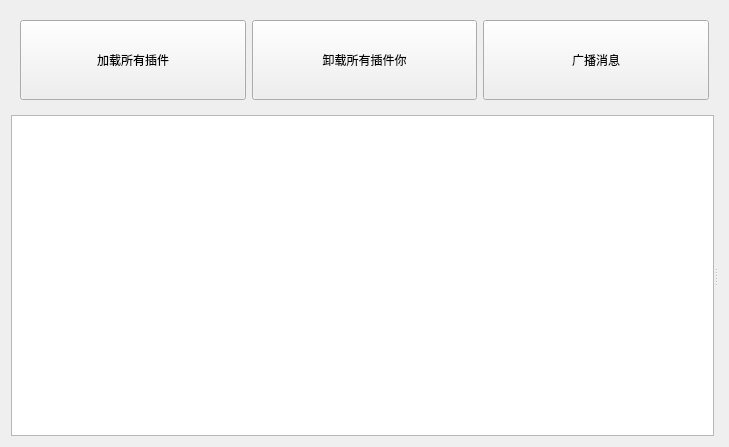
<?xml version="1.0" encoding="UTF-8"?>
<ui version="4.0">
 <class>Widget</class>
 <widget class="QWidget" name="Widget">
  <property name="geometry">
   <rect>
    <x>0</x>
    <y>0</y>
    <width>729</width>
    <height>447</height>
   </rect>
  </property>
  <property name="windowTitle">
   <string>Widget</string>
  </property>
  <layout class="QVBoxLayout" name="verticalLayout">
   <item>
    <widget class="QWidget" name="widget" native="true">
     <layout class="QHBoxLayout" name="horizontalLayout">
      <item>
       <widget class="QPushButton" name="pushButton">
        <property name="minimumSize">
         <size>
          <width>0</width>
          <height>80</height>
         </size>
        </property>
        <property name="maximumSize">
         <size>
          <width>16777215</width>
          <height>80</height>
         </size>
        </property>
        <property name="text">
         <string>加载所有插件</string>
        </property>
       </widget>
      </item>
      <item>
       <widget class="QPushButton" name="pushButton_3">
        <property name="minimumSize">
         <size>
          <width>0</width>
          <height>80</height>
         </size>
        </property>
        <property name="maximumSize">
         <size>
          <width>16777215</width>
          <height>80</height>
         </size>
        </property>
        <property name="text">
         <string>卸载所有插件你</string>
        </property>
       </widget>
      </item>
      <item>
       <widget class="QPushButton" name="pushButton_broadcast">
        <property name="minimumSize">
         <size>
          <width>0</width>
          <height>80</height>
         </size>
        </property>
        <property name="maximumSize">
         <size>
          <width>16777215</width>
          <height>80</height>
         </size>
        </property>
        <property name="text">
         <string>广播消息</string>
        </property>
       </widget>
      </item>
     </layout>
    </widget>
   </item>
   <item>
    <widget class="QSplitter" name="splitter">
     <property name="sizePolicy">
      <sizepolicy hsizetype="Expanding" vsizetype="Expanding">
       <horstretch>0</horstretch>
       <verstretch>0</verstretch>
      </sizepolicy>
     </property>
     <property name="orientation">
      <enum>Qt::Horizontal</enum>
     </property>
     <widget class="QListWidget" name="listWidget"/>
     <widget class="QStackedWidget" name="stackedWidget"/>
    </widget>
   </item>
  </layout>
 </widget>
 <resources/>
 <connections/>
</ui>
